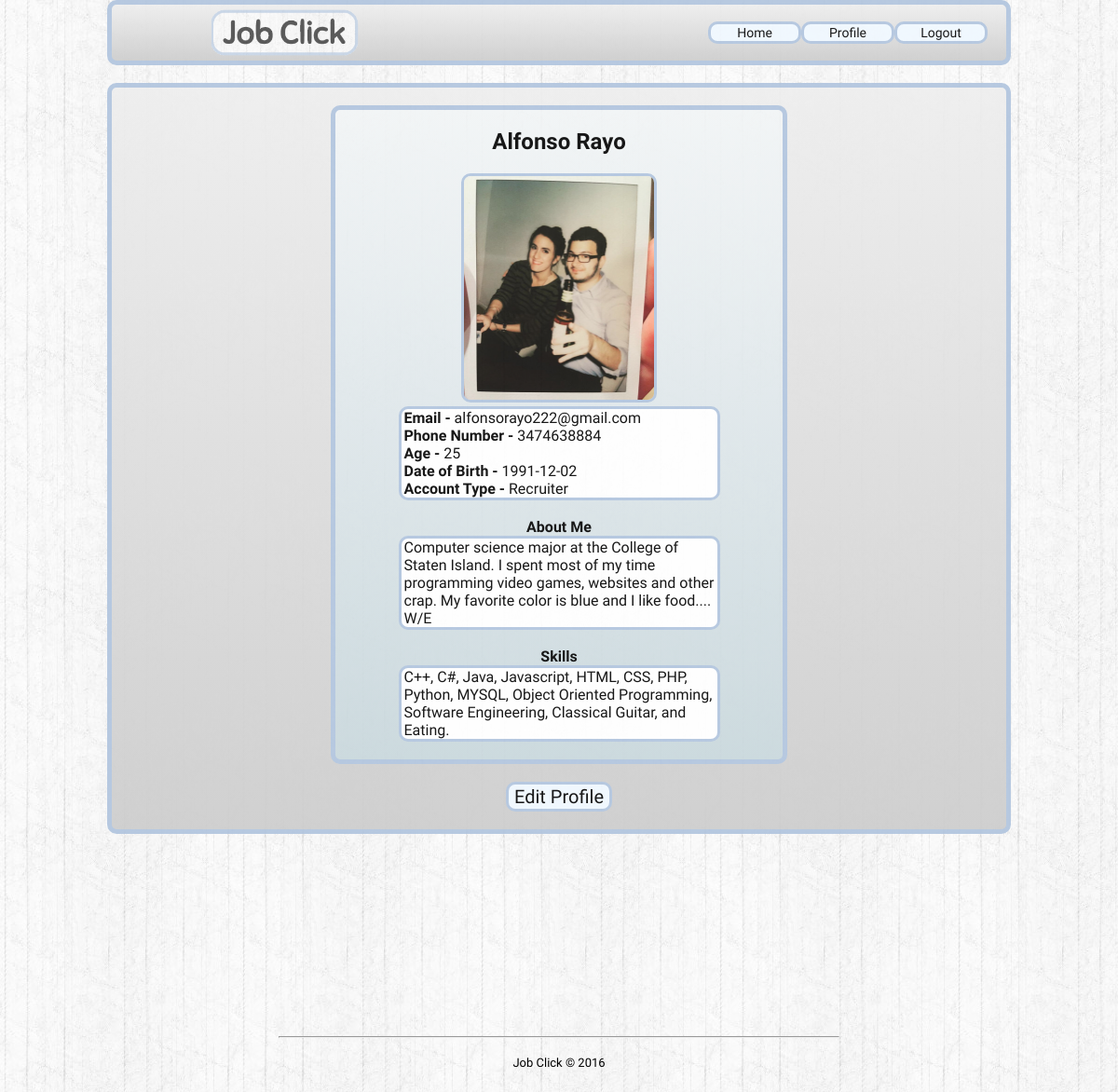
The app's page /JobClick/profile.php (signed in) with its own data.
### tables this page shows
CREATE TABLE `users` (
  `id` int(11) NOT NULL,
  `username` varchar(20) DEFAULT NULL,
  `password` varchar(20) DEFAULT NULL,
  `usertype` varchar(10) DEFAULT NULL,
  `email` varchar(40) DEFAULT NULL,
  `age` int(2) DEFAULT NULL,
  `dob` date DEFAULT NULL,
  `phonenumber` varchar(10) DEFAULT NULL,
  `firstname` varchar(25) DEFAULT NULL,
  `lastname` varchar(25) DEFAULT NULL,
  `aboutme` text,
  `skills` text,
  `imageurl` text
);

### JobClick/profile.php (the view, shortened to what this page needs)
<!DOCTYPE html>
<html>
<head>
	<link rel = "stylesheet" type = "text/css" href = "profile.css">
</head>
<body>
	<div id="header">
		<img id="logo" src="JobClickLogo.png">
		<div id="navmenu">
			<span><form  method="get" action="JobClickHome.php">
				<input type="submit" value="Home">
			</form>	</span>
			<span><form  method="get" action="profile.php">
				<input type="submit" value="Profile">
			</form>	</span>
			<span><form  method="get" action="logout.php">
				<input type="submit" value="Logout">
			</form>	</span>
		</div>
	</div>
	<br>
	<div id="main">
		<?php
			$connection = new mysqli("localhost", "alfonso222", "Ragnorok2", "jobclickdb");
			$query = mysqli_query($connection,"SELECT * FROM users WHERE id='".$_SESSION['user_id']."'");
			$user_row = mysqli_fetch_assoc($query);
			echo "<br><div id='profile'> <h2> ".$user_row ["firstname"]." ".$user_row ["lastname"]." </h2>
			<img src='".$user_row ["imageurl"]."' id = 'profilepic'>
				<div id ='container'>
					<b>Email -</b> ".$user_row ["email"]." <br>
					<b>Phone Number -</b> ".$user_row ["phonenumber"]." <br>
					<b>Age -</b> ".$user_row ["age"]." <br>
					<b>Date of Birth -</b> ".$user_row ["dob"]." <br>
					<b>Account Type -</b> ".$user_row ["usertype"]." <br>
				</div><br>
				<b>About Me</b>
				<div id='container2'>
					".$user_row ["aboutme"]."
				</div><br>
				<b>Skills</b>
				<div id='container2'>
					".$user_row ["skills"]."
				</div> <br>
			</div><br>";
		?>
		<form  method="post" action="editprofile.php">
			<input type="submit" value="Edit Profile" id ="edit">
		</form>
		<br>
	</div>
	<br><br><br><br><br><br><br><br><br><br><br>
	<div id="footer">
	<hr width="50%">
	<p><font size="2">Job Click &#169; 2016</font></p>
	</div>
</body>
</html>

### JobClick/profile.css (style rules this page uses)
body { background-image: url("whitewood.jpg"); font-family: Sniglet; margin:0; padding:0; height:100%; }
img#logo { height: 50px; position: relative; top: 50%; -webkit-transform: translateY(-50%); -ms-transform: translateY(-50%); transform: translateY(-50%); margin-left: 100px; }
div#header { margin: 0 auto; height: 60px; background: rgb(238,238,238); background: -moz-linear-gradient(top, rgba(238,238,238,1) 0%, rgba(204,204,204,1) 100%); background: -webkit-linear-gradient(top, rgba(238,238,238,1) 0%,rgba(204,204,204,1) 100%); background: linear-gradient(to bottom, rgba(238,238,238,1) 0%,rgba(204,204,204,1) 100%); filter: progid:DXImageTransform.Microsoft.gradient( startColorstr='#eeeeee', endColorstr='#cccccc',GradientType=0 ); left: 0; right: 0; width: 80%; border-radius: 10px; border: 5px solid #B0C4DE; opacity: 0.9; }
div#navmenu { width: 320px; float: right; position: relative; top: 50%; -webkit-transform: translateY(-50%); -ms-transform: translateY(-50%); transform: translateY(-50%); }
div#navmenu input { background-color: #F0F8FF; width: 100px; border: 3px solid #B0C4DE; font-size: 14px; float: left; -webkit-transition-duration: 0.4s; transition-duration: 0.4s; border-radius: 10px; font-family: Sniglet; }
div#main { background: rgb(238,238,238); background: -moz-linear-gradient(top, rgba(238,238,238,1) 0%, rgba(204,204,204,1) 100%); background: -webkit-linear-gradient(top, rgba(238,238,238,1) 0%,rgba(204,204,204,1) 100%); background: linear-gradient(to bottom, rgba(238,238,238,1) 0%,rgba(204,204,204,1) 100%); filter: progid:DXImageTransform.Microsoft.gradient( startColorstr='#eeeeee', endColorstr='#cccccc',GradientType=0 ); opacity: 0.9; border: 5px solid #B0C4DE; width: 80%; margin: 0 auto; border-radius: 10px; text-align:center; }
div#footer { bottom: 0px; width:100%; height:60px; text-align: center; }
div#profile { background: rgb(242,245,246); background: -moz-linear-gradient(top, rgba(242,245,246,1) 0%, rgba(227,234,237,1) 37%, rgba(200,215,220,1) 100%); background: -webkit-linear-gradient(top, rgba(242,245,246,1) 0%,rgba(227,234,237,1) 37%,rgba(200,215,220,1) 100%); background: linear-gradient(to bottom, rgba(242,245,246,1) 0%,rgba(227,234,237,1) 37%,rgba(200,215,220,1) 100%); filter: progid:DXImageTransform.Microsoft.gradient( startColorstr='#f2f5f6', endColorstr='#c8d7dc',GradientType=0 ); width: 50%; border: 5px solid #B0C4DE; margin: 0 auto; border-radius: 10px; }
img#profilepic { border: 3px solid #B0C4DE; border-radius: 10px; max-width:320px; max-height:240px; width: auto; height: auto; }
div#container { border: 3px solid #B0C4DE; border-radius: 10px; width: 70%; font-size: 16px; font-family: Sniglet; background-color: white; color: black; text-decoration: none; padding-left: 3px; margin: 0 auto; text-align: left; }
div#container2 { border: 3px solid #B0C4DE; border-radius: 10px; width: 70%; font-size: 16px; font-family: Sniglet; background-color: white; color: black; text-decoration: none; text-align: left; padding-left: 3px; margin: 0 auto; overflow-wrap: break-word; }
input#edit { background-color: #F0F8FF; border: 3px solid #B0C4DE; font-size: 20px; -webkit-transition-duration: 0.4s; transition-duration: 0.4s; border-radius: 10px; font-family: Sniglet; }

### records on screen
users: firstname "Alfonso", lastname "Rayo", imageurl (picture), email "alfonsorayo222@gmail.com", phonenumber "3474638884", age "25", dob "1991-12-02", usertype "Recruiter", aboutme "Computer science major at the College of Staten Island. I spent most of my time programming video games, websites and other crap. My favorite color is blue and I like food.... W/E", skills "C++, C#, Java, Javascript, HTML, CSS, PHP, Python, MYSQL, Object Oriented Programming, Software Engineering, Classical Guitar, and Eating."
